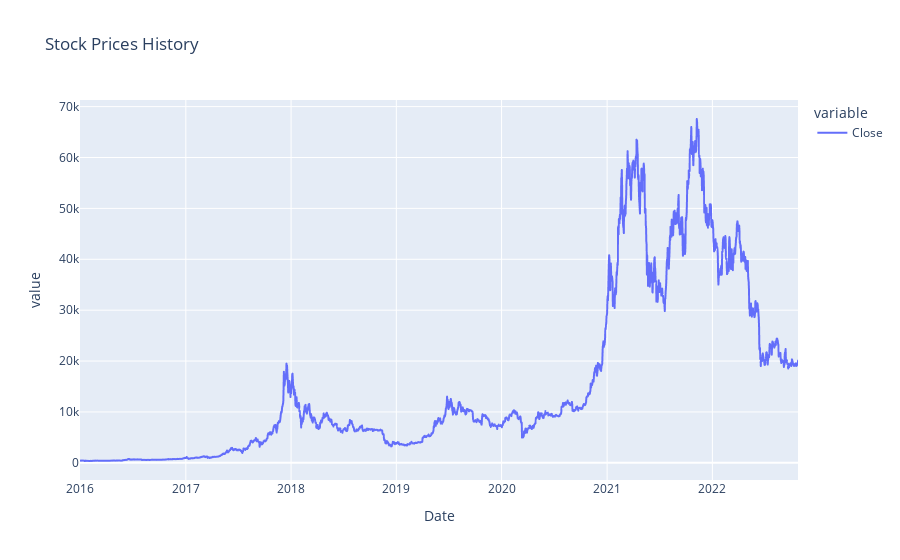

Write notebook code for a chart like this one.
### Code cell
import plotly.express as px
fig = px.line(stock_data['Close'],title='Stock Prices History')
fig.show()

### Figure 1 — Plotly figure (JSON) as saved in the notebook; plotly's stock layout.template omitted (floating-point values rounded to 4 significant figures; data arrays with more than 128 entries replaced by an {"elided": "..."} marker saying what was removed)
{"data": [{"hovertemplate": "variable=Close<br>Date=%{x}<br>value=%{y}<extra></extra>", "legendgroup": "Close", "line": {"color": "#636efa", "dash": "solid"}, "marker": {"symbol": "circle"}, "mode": "lines", "name": "Close", "showlegend": true, "type": "scattergl", "x": {"elided": "2491 str values"}, "xaxis": "x", "y": {"elided": "2491 float values"}, "yaxis": "y"}], "layout": {"legend": {"title": {"text": "variable"}, "tracegroupgap": 0}, "title": {"text": "Stock Prices History"}, "xaxis": {"anchor": "y", "domain": [0, 1], "title": {"text": "Date"}}, "yaxis": {"anchor": "x", "domain": [0, 1], "title": {"text": "value"}}}}
